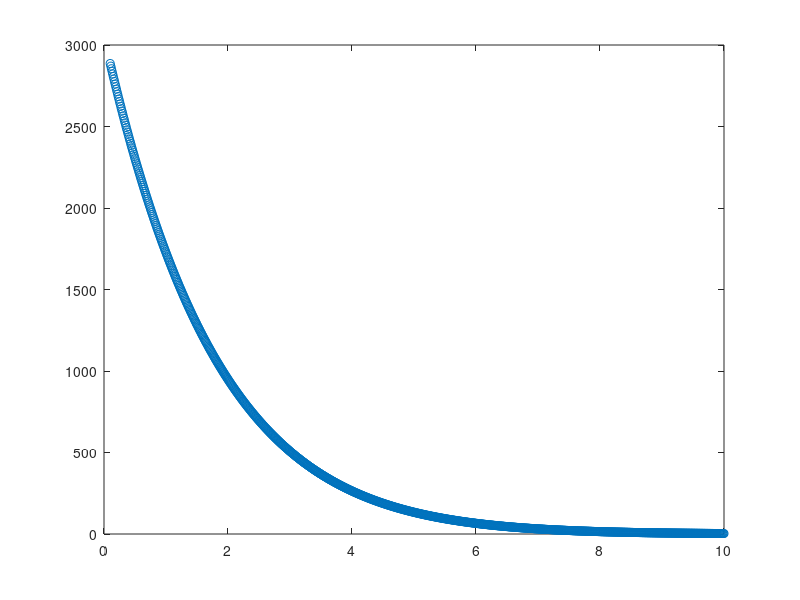

The MATLAB script that drew this image: (Note: this script raises an error after producing the figure.)
x=0.1:0.01:10;
% y=normpdf(x,0,0.1);
% plot(x,y,'.')
%%
Hz=@(z,OmegaM) 100*sqrt(OmegaM .*(1+z).^3+(1-OmegaM));
plot(x,(Hz(x,0.3)/3e5))
% hold on;
% plot(x,3000*exp(-0.56*x)./(1./(Hz(x,0.3)/3e5))-1,'r')
%%

%%
plot(x,1.16e7/sqrt(2*pi)/5.98*exp(-(x+19.9).^2/2/5.98^2),'k')
s1=sqrt(5.98^2+0.1^2)
plot(x,1.16e7/sqrt(2*pi)/s1*exp(-(x+19.9).^2/2/s1^2),'o')
%%
cftool(x,1./(Hz(x,0.3)/3e5))
%%
dz=0.1;
% zc=x-dz;
alpha=8.8;
sigh=5.98;
sigz=0.1;
zh=-19.9;
A=1.16e7;
beta=1/A./exp(sigh^2*alpha^2/2+alpha*(zc-zh))*erfc((alpha*sigz^2+dz)/sqrt(2)/sigz)./erfc((alpha*(sigz^2+sigh^2)+dz+zc-zh)/sqrt(2*(sigz^2+sigh^2)));
% plot(zc,beta)
%%
alpha=8.0;
beta=@(sig) (alpha+0.56)/2*exp(alpha^2*sig.^2/2+alpha*0.1).*erfc((alpha*sig.^2+0.1)./(sqrt(2)*sig));
sigz=@(z) 1.6./(z.^2-14.5*z+21.7);
% sigz=@(z) spline(xm,ysig,z);
%%
H=100;
OmegaM=0.3;
h=@(z) H*sqrt(OmegaM .*(1+z).^3+(1-OmegaM));
c=3e5;
G=43007.1;
f=@(x) (2./x.*atan(sqrt(1-x.^2)./x)-2*sqrt(1-x.^2));
dz=0.1;
gamma=@(zh) quad(@(z) normpdf(z,zh,sigz(zh)).*source_zdistr(z).*h(z)/c,zh+dz,1.5)./quad(@(z) source_zdistr(z),zh+dz,1.5);
gammaz=@(zh,dz) quad(@(z) normpdf(z,zh,sigz(zh)).*source_zdistr(z).*h(z)/c,zh+dz,1.5)./quad(@(z) source_zdistr(z),zh+dz,1.5);
z=0:0.1:0.5;
y=z;
for i=1:numel(z)
    y(i)=gamma(z(i));
end
    plot(z,beta(sigz(z)).*h(z+0.1)/c,'r',z,y,'g')
%%
% cd /work/Projects/Lensing/outputv4/data/
cd /mnt/charon/Lensing/output/
colors='rgbk';
%------------
Ac=-1.2;An=20.7;Az=2.3;
Bc=0.94;Bn=-0.67;Bz=0.16;       
grp=loadGAMAcsv('/work/Projects/Lensing/data/G3Cv4/group/G3CFoFGroup194v04.dat',4);
grp.MassProxy=grp.MassProxy.*(Ac+An./sqrt(grp.Mult)+Az./sqrt(grp.Zfof));
grp.TotFluxProxy=grp.TotFluxProxy.*(Bc+Bn./sqrt(grp.Mult)+Bz./sqrt(grp.Zfof));
[grp.LumMass,C3,A3]=luminosity_mass(grp);
ngrps=numel(grp.LumMass);
mmin=[0,1.191e13,3.33e13,1e14];
mmax=[1.191e13,3.33e13,inf,inf];
% alphas=[0.5,0.5,0.47,0.42];
alphas=[0.45,0.45,0.45,0.45];
%-------------
dz=0.01;
for i=1:4
file=['WL_L',num2str(i),'.DZ0.hdf5']
% file=['WL_L4.hdf5'];
m=h5read(file,'/predict1/Mmean');
z=h5read(file,'/predict1/z');
r=h5read(file,'/shear/seperation');
n=h5read(file,'/shear/numpair');
n=double(n);
nr=h5read(file,'/rand/numpair');
nerr=h5read(file,'/rand/numpair_err');
% n=h5read(file,'/shear/weight');
% nr=h5read(file,'/rand/weight');
% nerr=h5read(file,'/rand/weight_err');
nmock=h5read(file,'/rand/numrand');
nmock=double(nmock);
rv=comoving_200b_radius(m,0.3)/1000;
% errorbar(r,n./r.^2,sqrt(n)./r.^2,[colors(i),'-']);hold on;
% plot(r,nr./r.^2,[colors(i),'--']);
rat=n./(nr.*nmock/max(nmock));
% rat_err=sqrt((1./n+(nerr./nr).^2)).*rat;
rat_err=nerr./nr;
errorbar(r/rv,rat-1,rat_err*2,[colors(i),'o']);
hold on;
% plot(r/rv,1+gammaz(z,dz).*nfw_surf_overdensity(r/(1+z),m,z,2),[colors(i),'-'])
plot(r/rv,gammaz(z,dz).*sub_surf_overdensity(r/(1+z),m,z,2,1/alphas(i)),[colors(i),'--']) %r_{-2}=0.6R200c~[0.4~0.5]R200b
% Rv=(G*m/OmegaM).^(1/3)/1000;
% req=sqrt(200/3)*Rv;
% plot(r,gamma(z).*f(r/req)*req,'r-');
%----------------
% s1=zeros(size(r));
% s2=0;
% for gid=1:ngrps
%     if grp.Mult(gid)<=2, continue;end
%     if grp.LumMass(gid)<mmin(i)||grp.LumMass(gid)>mmax(i), continue;end
%     zh=grp.Zfof(gid);
%     m=grp.LumMass(gid)/1e10;
% %     m=grp.MassProxy(gid)/1e10;
%     if isnan(m)||m==0, continue;end
% %     s1=s1+quad(@(z) normpdf(z,zh,sigz(zh)).*source_zdistr(z).*h(z)/c,zh+dz,1.5).*nfw_surf_overdensity(r/(1+zh),m,zh,1);
%     s1=s1+quad(@(z) normpdf(z,zh,sigz(zh)).*source_zdistr(z).*h(z)/c,zh+dz,1.5).*sub_surf_overdensity(r/(1+zh),m,zh,2,1/alphas(i));
% %     s1=s1+beta(sigz(z))*exp(-alpha*(z+0.1)).*nfw_surf_overdensity(r/(1+z),m,z,1);
% %     Rv=(G*m/OmegaM).^(1/3)/1000;
% %     req=sqrt(200/3)*Rv;
% %     s1=s1+beta(sigz(z))*exp(-alpha*(z+0.1)).*f(r/req)*req;
%     s2=s2+quad(@(z) source_zdistr(z),zh+dz,1.5);
% end
% plot(r,1+s1./s2,[colors(i),':']);
% plot(r,(n./(nr.*nmock/max(nmock))-1)./(s1./s2),[colors(i),'o-']);
%--------------
end
set(gca,'xscale','log')
% set(gca,'yscale','log')
%%
id=4;
bid=num2str(id);
files={['WL_L',bid,'.DZ0.hdf5'],['WL_L',bid,'.hdf5'],['WL_L',bid,'.DZ2.hdf5'],['WL_L',bid,'.DZ3.hdf5']};
dzs=[0.01,0.1,0.2,0.3];
alphas=[0.45,0.45,0.45,0.45];
% file=files{4};
% n=h5read(file,'/shear/numpair');n=double(n);nmock=h5read(file,'/rand/numrand');nmock=double(nmock);nr=h5read(file,'/rand/numpair');
% rat_res=n./(nr.*nmock/max(nmock));
for i=1:numel(files)
file=files{i}
dz=dzs(i);
% file=['WL_L4.hdf5'];
m=h5read(file,'/predict1/Mmean');
z=h5read(file,'/predict1/z');
r=h5read(file,'/shear/seperation');
n=h5read(file,'/shear/numpair');
n=double(n);
nr=h5read(file,'/rand/numpair');
nerr=h5read(file,'/rand/numpair_err');
nmock=h5read(file,'/rand/numrand');
nmock=double(nmock);
rv=comoving_200b_radius(m,0.3)/1000;
% errorbar(r,n./r.^2,sqrt(n)./r.^2,[colors(i),'-']);hold on;
% plot(r,nr./r.^2,[colors(i),'--']);
rat=n./(nr.*nmock/max(nmock));
% rat_err=sqrt((1./n+(nerr./nr).^2)).*rat;
rat_err=nerr./nr;
errorbar(r/rv,rat-1,rat_err,[colors(i),'o']);
hold on;
% plot(r/rv,gammaz(z,dz).*nfw_surf_overdensity(r/(1+z),m,z,2),[colors(i),'-'])
plot(r/rv,gammaz(z,dz).*sub_surf_overdensity(r/(1+z),m,z,2,1/alphas(i)),[colors(i),'--']) %r_{-2}=0.6R200c~[0.4~0.5]R200b
% f=fittype(@(alp,x) gammaz(z,dz).*sub_surf_overdensity(x/(1+z),m,z,2,1/alp));
% fited=fit(r(r<rv&r>0.06),rat(r<rv&r>0.06)-1,f,'start',0.5,'lower',0.2,'upper',0.6)
% plot(fited,'-')
%----------------
% s1=zeros(size(r));
% s2=0;
% for gid=1:ngrps
%     if grp.Mult(gid)<=2, continue;end
%     if grp.LumMass(gid)<mmin(id)||grp.LumMass(gid)>mmax(id), continue;end
%     zh=grp.Zfof(gid);
%     mh=grp.LumMass(gid)/1e10;
% %     m=grp.MassProxy(gid)/1e10;
%     if isnan(mh)||mh==0, continue;end
% %     s1=s1+quad(@(z) normpdf(z,zh,sigz(zh)).*source_zdistr(z).*h(z)/c,zh+dz,1.5).*nfw_surf_overdensity(r/(1+zh),mh,zh,1);
%     s1=s1+quad(@(z) normpdf(z,zh,sigz(zh)).*source_zdistr(z).*h(z)/c,zh+dz,1.5);%.*sub_surf_overdensity(r/(1+zh),mh,zh,2,1/alphas(i));
%     s2=s2+quad(@(z) source_zdistr(z),zh+dz,1.5);
% end
% plot(r,s1./s2,[colors(i),':']);
% plot(r,s1./s2.*sub_surf_overdensity(r/(1+z),m,z,2,1/alphas(i)),[colors(i),':']);
% s1./s2,gammaz(z,dz)
% f=fittype(@(alp,x) s1(1)/s2.*sub_surf_overdensity(x/(1+z),m,z,2,1/alp));
% fited=fit(r(r<rv&r>0.04),rat(r<rv&r>0.04)-1,f,'start',0.5,'lower',0.3,'upper',0.6)
% plot(fited,'-')
end


set(gca,'xscale','log')
% set(gca,'yscale','log')
%%
id=2;
bid=num2str(bid);
files={['WL_L',bid,'.DZ0.hdf5'],['WL_L',bid,'.hdf5'],['WL_L',bid,'.DZ2.hdf5'],['WL_L',bid,'.DZ3.hdf5']};
dzs=[0.01,0.1,0.2,0.3];
alphas=[0.5,0.4,0.3,0.3];
y=dz;
yg=y;
for i=1:numel(files)
file=files{i}
dz=dzs(i);
% file=['WL_L4.hdf5'];
m=h5read(file,'/predict1/Mmean');
z=h5read(file,'/predict1/z');
r=h5read(file,'/shear/seperation');
n=h5read(file,'/shear/numpair');
n=double(n);
nr=h5read(file,'/rand/numpair');
nerr=h5read(file,'/rand/numpair_err');
nmock=h5read(file,'/rand/numrand');
nmock=double(nmock);
rv=comoving_200b_radius(m,0.3)/1000;
rat=n./(nr.*nmock/max(nmock));
rat_err=nerr./nr;
y(i)=sum(rat(1:1)-1);
yg(i)=gammaz(z,dz);
end
plot(dzs,y/y(1),'o');
hold on;
plot(dzs,yg/yg(1),'r-');